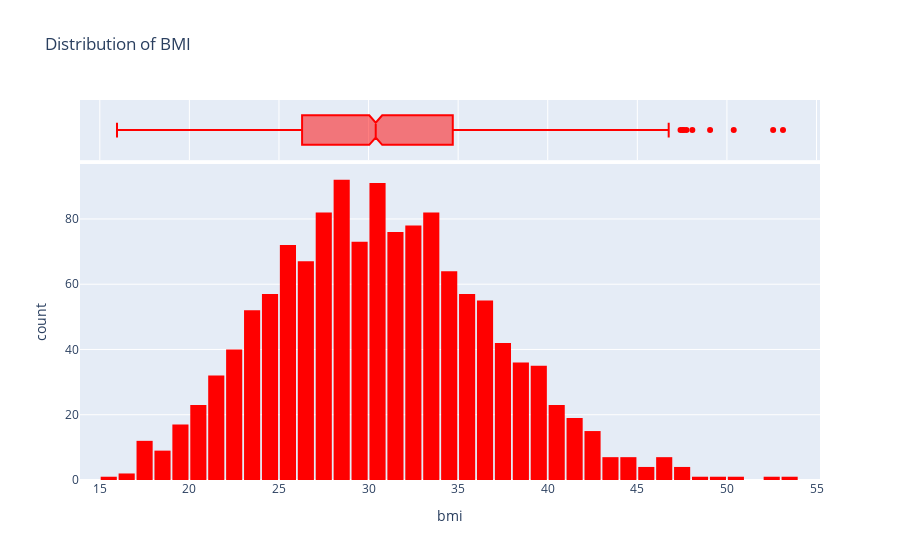
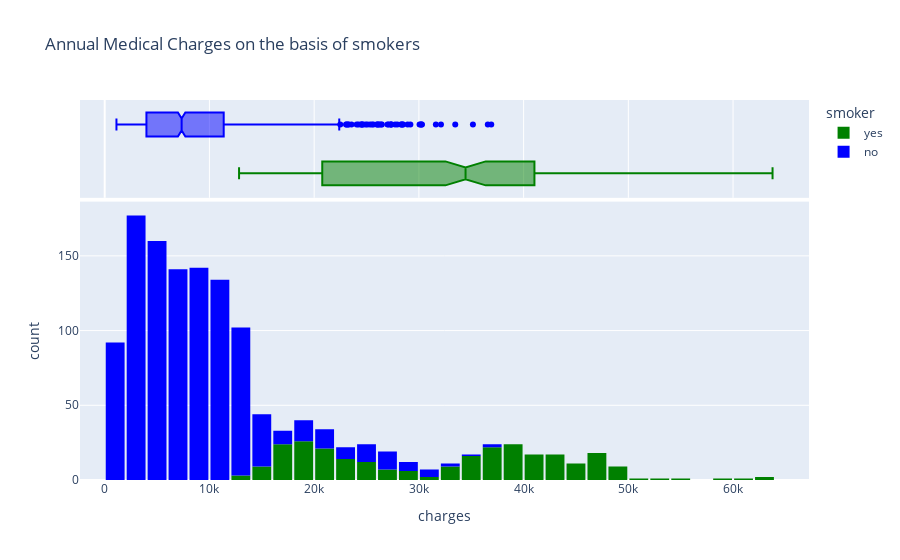
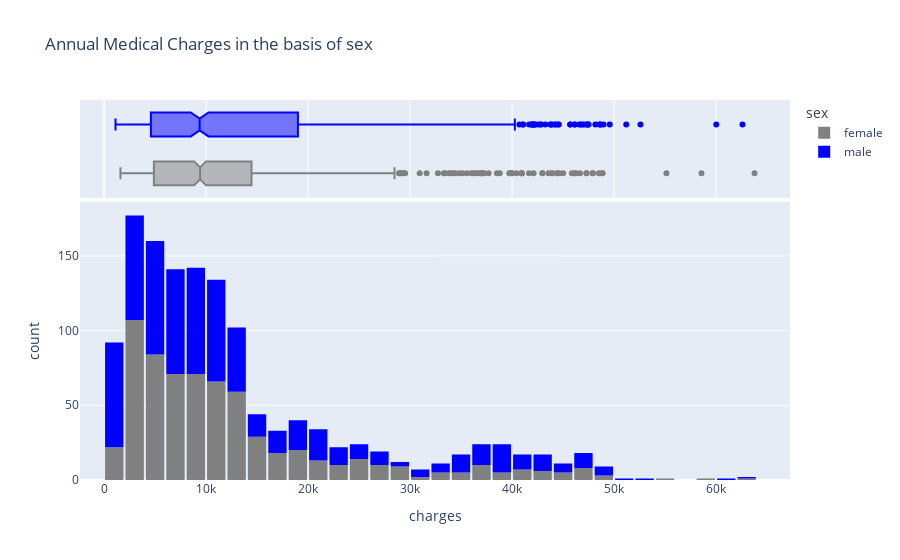
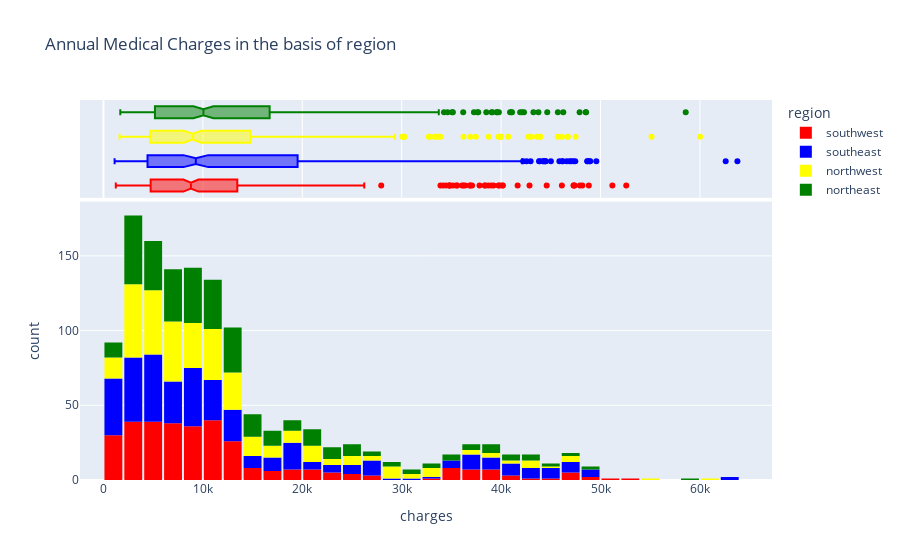

The notebook cell saved with these charts, in order:
### Code cell
fig = px.histogram(df, x='bmi', marginal='box',color_discrete_sequence=['red'], title="Distribution of BMI")
fig.update_layout(bargap = 0.1)
fig.show()
# BMI histogram follows a Gaussian/normal  distribution
fig = px.histogram(df, x='charges', marginal='box',color='smoker', color_discrete_sequence=['green', 'blue'],
                   title="Annual Medical Charges on the basis of smokers")
fig.update_layout(bargap = 0.1)
fig.show()
fig = px.histogram(df, x='charges', marginal='box',color='sex', color_discrete_sequence=['grey', 'blue'],
                   title="Annual Medical Charges in the basis of sex")
fig.update_layout(bargap = 0.1)
fig.show()
fig = px.histogram(df, x='charges', marginal='box',color='region'
                   , color_discrete_sequence=['red', 'blue', 'yellow','green'],
                   title="Annual Medical Charges in the basis of region")
fig.update_layout(bargap = 0.1)
fig.show()

### Figure 1 — Plotly figure (JSON) as saved in the notebook; plotly's stock layout.template omitted (floating-point values rounded to 4 significant figures; data arrays with more than 128 entries replaced by an {"elided": "..."} marker saying what was removed)
{"data": [{"alignmentgroup": "True", "bingroup": "x", "hovertemplate": "bmi=%{x}<br>count=%{y}<extra></extra>", "legendgroup": "", "marker": {"color": "red"}, "name": "", "offsetgroup": "", "orientation": "v", "showlegend": false, "type": "histogram", "x": {"elided": "1338 float values"}, "xaxis": "x", "yaxis": "y"}, {"alignmentgroup": "True", "hovertemplate": "bmi=%{x}<extra></extra>", "legendgroup": "", "marker": {"color": "red"}, "name": "", "notched": true, "offsetgroup": "", "showlegend": false, "type": "box", "x": {"elided": "1338 float values"}, "xaxis": "x2", "yaxis": "y2"}], "layout": {"bargap": 0.1, "barmode": "relative", "legend": {"tracegroupgap": 0}, "title": {"text": "Distribution of BMI"}, "xaxis": {"anchor": "y", "domain": [0, 1], "title": {"text": "bmi"}}, "xaxis2": {"anchor": "y2", "domain": [0, 1], "matches": "x", "showgrid": true, "showticklabels": false}, "yaxis": {"anchor": "x", "domain": [0, 0.8316], "title": {"text": "count"}}, "yaxis2": {"anchor": "x2", "domain": [0.8416, 1], "matches": "y2", "showgrid": false, "showline": false, "showticklabels": false, "ticks": ""}}}

### Figure 2 — Plotly figure (JSON) as saved in the notebook; plotly's stock layout.template omitted (floating-point values rounded to 4 significant figures; data arrays with more than 128 entries replaced by an {"elided": "..."} marker saying what was removed)
{"data": [{"alignmentgroup": "True", "bingroup": "x", "hovertemplate": "smoker=yes<br>charges=%{x}<br>count=%{y}<extra></extra>", "legendgroup": "yes", "marker": {"color": "green"}, "name": "yes", "offsetgroup": "yes", "orientation": "v", "showlegend": true, "type": "histogram", "x": {"elided": "274 float values"}, "xaxis": "x", "yaxis": "y"}, {"alignmentgroup": "True", "hovertemplate": "smoker=yes<br>charges=%{x}<extra></extra>", "legendgroup": "yes", "marker": {"color": "green"}, "name": "yes", "notched": true, "offsetgroup": "yes", "showlegend": false, "type": "box", "x": {"elided": "274 float values"}, "xaxis": "x2", "yaxis": "y2"}, {"alignmentgroup": "True", "bingroup": "x", "hovertemplate": "smoker=no<br>charges=%{x}<br>count=%{y}<extra></extra>", "legendgroup": "no", "marker": {"color": "blue"}, "name": "no", "offsetgroup": "no", "orientation": "v", "showlegend": true, "type": "histogram", "x": {"elided": "1064 float values"}, "xaxis": "x", "yaxis": "y"}, {"alignmentgroup": "True", "hovertemplate": "smoker=no<br>charges=%{x}<extra></extra>", "legendgroup": "no", "marker": {"color": "blue"}, "name": "no", "notched": true, "offsetgroup": "no", "showlegend": false, "type": "box", "x": {"elided": "1064 float values"}, "xaxis": "x2", "yaxis": "y2"}], "layout": {"bargap": 0.1, "barmode": "relative", "legend": {"title": {"text": "smoker"}, "tracegroupgap": 0}, "title": {"text": "Annual Medical Charges on the basis of smokers"}, "xaxis": {"anchor": "y", "domain": [0, 1], "title": {"text": "charges"}}, "xaxis2": {"anchor": "y2", "domain": [0, 1], "matches": "x", "showgrid": true, "showticklabels": false}, "yaxis": {"anchor": "x", "domain": [0, 0.7326], "title": {"text": "count"}}, "yaxis2": {"anchor": "x2", "domain": [0.7426, 1], "matches": "y2", "showgrid": false, "showline": false, "showticklabels": false, "ticks": ""}}}

### Figure 3 — Plotly figure (JSON) as saved in the notebook; plotly's stock layout.template omitted (floating-point values rounded to 4 significant figures; data arrays with more than 128 entries replaced by an {"elided": "..."} marker saying what was removed)
{"data": [{"alignmentgroup": "True", "bingroup": "x", "hovertemplate": "sex=female<br>charges=%{x}<br>count=%{y}<extra></extra>", "legendgroup": "female", "marker": {"color": "grey"}, "name": "female", "offsetgroup": "female", "orientation": "v", "showlegend": true, "type": "histogram", "x": {"elided": "662 float values"}, "xaxis": "x", "yaxis": "y"}, {"alignmentgroup": "True", "hovertemplate": "sex=female<br>charges=%{x}<extra></extra>", "legendgroup": "female", "marker": {"color": "grey"}, "name": "female", "notched": true, "offsetgroup": "female", "showlegend": false, "type": "box", "x": {"elided": "662 float values"}, "xaxis": "x2", "yaxis": "y2"}, {"alignmentgroup": "True", "bingroup": "x", "hovertemplate": "sex=male<br>charges=%{x}<br>count=%{y}<extra></extra>", "legendgroup": "male", "marker": {"color": "blue"}, "name": "male", "offsetgroup": "male", "orientation": "v", "showlegend": true, "type": "histogram", "x": {"elided": "676 float values"}, "xaxis": "x", "yaxis": "y"}, {"alignmentgroup": "True", "hovertemplate": "sex=male<br>charges=%{x}<extra></extra>", "legendgroup": "male", "marker": {"color": "blue"}, "name": "male", "notched": true, "offsetgroup": "male", "showlegend": false, "type": "box", "x": {"elided": "676 float values"}, "xaxis": "x2", "yaxis": "y2"}], "layout": {"bargap": 0.1, "barmode": "relative", "legend": {"title": {"text": "sex"}, "tracegroupgap": 0}, "title": {"text": "Annual Medical Charges in the basis of sex"}, "xaxis": {"anchor": "y", "domain": [0, 1], "title": {"text": "charges"}}, "xaxis2": {"anchor": "y2", "domain": [0, 1], "matches": "x", "showgrid": true, "showticklabels": false}, "yaxis": {"anchor": "x", "domain": [0, 0.7326], "title": {"text": "count"}}, "yaxis2": {"anchor": "x2", "domain": [0.7426, 1], "matches": "y2", "showgrid": false, "showline": false, "showticklabels": false, "ticks": ""}}}

### Figure 4 — Plotly figure (JSON) as saved in the notebook; plotly's stock layout.template omitted (floating-point values rounded to 4 significant figures; data arrays with more than 128 entries replaced by an {"elided": "..."} marker saying what was removed)
{"data": [{"alignmentgroup": "True", "bingroup": "x", "hovertemplate": "region=southwest<br>charges=%{x}<br>count=%{y}<extra></extra>", "legendgroup": "southwest", "marker": {"color": "red"}, "name": "southwest", "offsetgroup": "southwest", "orientation": "v", "showlegend": true, "type": "histogram", "x": {"elided": "325 float values"}, "xaxis": "x", "yaxis": "y"}, {"alignmentgroup": "True", "hovertemplate": "region=southwest<br>charges=%{x}<extra></extra>", "legendgroup": "southwest", "marker": {"color": "red"}, "name": "southwest", "notched": true, "offsetgroup": "southwest", "showlegend": false, "type": "box", "x": {"elided": "325 float values"}, "xaxis": "x2", "yaxis": "y2"}, {"alignmentgroup": "True", "bingroup": "x", "hovertemplate": "region=southeast<br>charges=%{x}<br>count=%{y}<extra></extra>", "legendgroup": "southeast", "marker": {"color": "blue"}, "name": "southeast", "offsetgroup": "southeast", "orientation": "v", "showlegend": true, "type": "histogram", "x": {"elided": "364 float values"}, "xaxis": "x", "yaxis": "y"}, {"alignmentgroup": "True", "hovertemplate": "region=southeast<br>charges=%{x}<extra></extra>", "legendgroup": "southeast", "marker": {"color": "blue"}, "name": "southeast", "notched": true, "offsetgroup": "southeast", "showlegend": false, "type": "box", "x": {"elided": "364 float values"}, "xaxis": "x2", "yaxis": "y2"}, {"alignmentgroup": "True", "bingroup": "x", "hovertemplate": "region=northwest<br>charges=%{x}<br>count=%{y}<extra></extra>", "legendgroup": "northwest", "marker": {"color": "yellow"}, "name": "northwest", "offsetgroup": "northwest", "orientation": "v", "showlegend": true, "type": "histogram", "x": {"elided": "325 float values"}, "xaxis": "x", "yaxis": "y"}, {"alignmentgroup": "True", "hovertemplate": "region=northwest<br>charges=%{x}<extra></extra>", "legendgroup": "northwest", "marker": {"color": "yellow"}, "name": "northwest", "notched": true, "offsetgroup": "northwest", "showlegend": false, "type": "box", "x": {"elided": "325 float values"}, "xaxis": "x2", "yaxis": "y2"}, {"alignmentgroup": "True", "bingroup": "x", "hovertemplate": "region=northeast<br>charges=%{x}<br>count=%{y}<extra></extra>", "legendgroup": "northeast", "marker": {"color": "green"}, "name": "northeast", "offsetgroup": "northeast", "orientation": "v", "showlegend": true, "type": "histogram", "x": {"elided": "324 float values"}, "xaxis": "x", "yaxis": "y"}, {"alignmentgroup": "True", "hovertemplate": "region=northeast<br>charges=%{x}<extra></extra>", "legendgroup": "northeast", "marker": {"color": "green"}, "name": "northeast", "notched": true, "offsetgroup": "northeast", "showlegend": false, "type": "box", "x": {"elided": "324 float values"}, "xaxis": "x2", "yaxis": "y2"}], "layout": {"bargap": 0.1, "barmode": "relative", "legend": {"title": {"text": "region"}, "tracegroupgap": 0}, "title": {"text": "Annual Medical Charges in the basis of region"}, "xaxis": {"anchor": "y", "domain": [0, 1], "title": {"text": "charges"}}, "xaxis2": {"anchor": "y2", "domain": [0, 1], "matches": "x", "showgrid": true, "showticklabels": false}, "yaxis": {"anchor": "x", "domain": [0, 0.7326], "title": {"text": "count"}}, "yaxis2": {"anchor": "x2", "domain": [0.7426, 1], "matches": "y2", "showgrid": false, "showline": false, "showticklabels": false, "ticks": ""}}}
